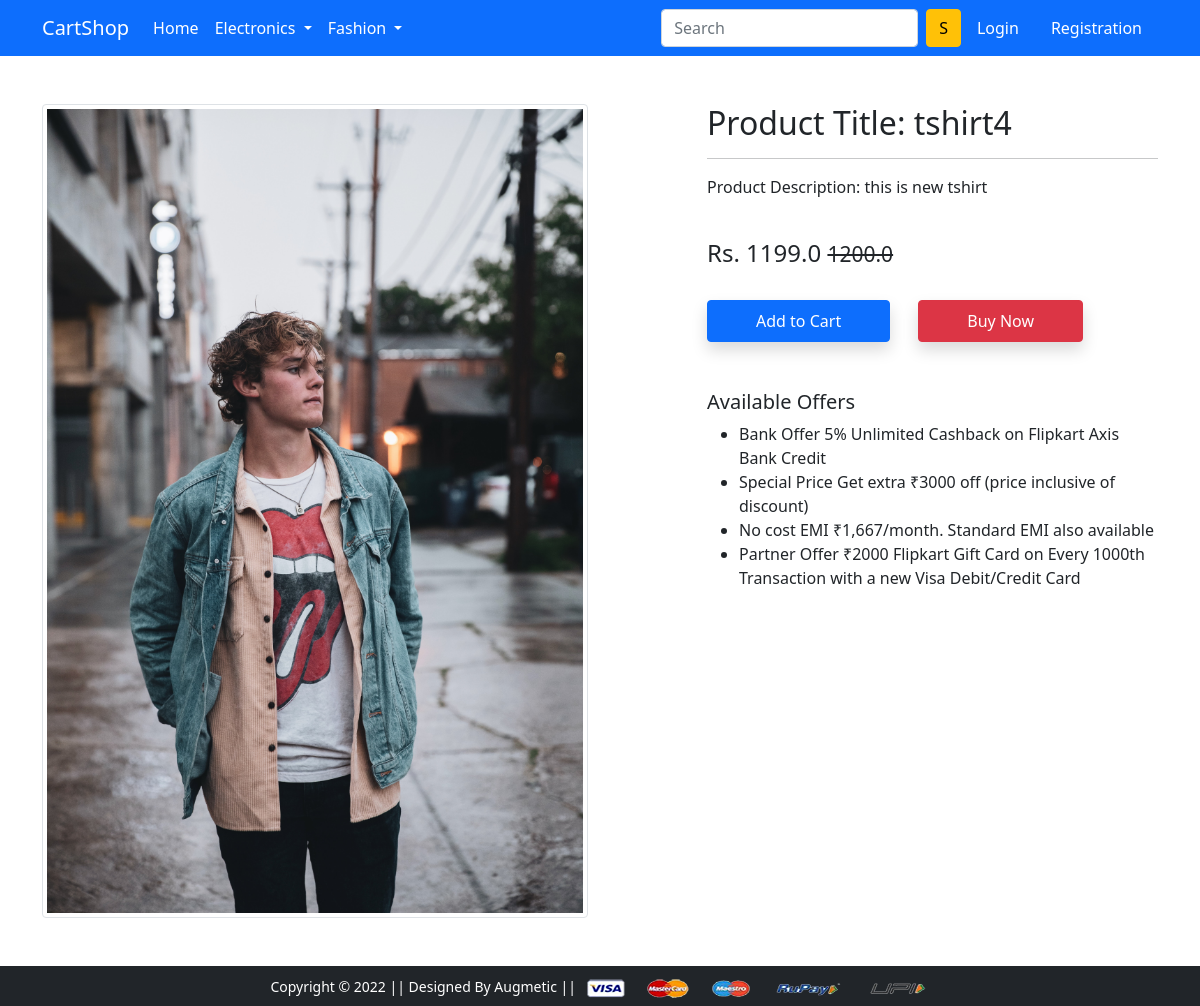
Page /product-detail/9 on the committed database.
### app/models.py (models this page shows, shortened)
class Product(models.Model):
    title = models.CharField(max_length=100)
    selling_price = models.FloatField()
    discounted_price = models.FloatField()
    description = models.TextField()
    brand = models.CharField(max_length=100)
    category = models.CharField(choices=CATEGORY_CHOICES,max_length=70)
    product_image = models.ImageField(upload_to='productimg')

### app/views.py (the view)
# urls.py: path('product-detail/<int:pk>', views.ProductDetailView.as_view(), name='product-detail'),
class ProductDetailView(View):
    def get(self,request, pk):
        productdetail = Product.objects.get(pk=pk)
        context = {'productdetail':productdetail}
        return render(request,'app/productdetail.html',context)

### app/templates/app/productdetail.html (shortened to what this page needs)
{% extends 'app/base.html' %}
{% load static %}
{% block main-content %}
<div class="container my-5">
 <div class="row">
  <div class="col-sm-6 text-center align-self-center">
   <img src="{{productdetail.product_image.url}}" alt="" class="img-fluid img-thumbnail">
  </div>
  <div class="col-sm-5 offset-sm-1">
   <h2>Product Title: {{productdetail.title}}</h2>
   <hr>
   <p>Product Description: {{productdetail.description}}</p> <br>
   <h4>Rs. {{productdetail.discounted_price}} <small class="fw-light text-decoration-line-through">{{productdetail.selling_price}}</small></h4> <br>
   <a href="{% url 'add-to-cart' %}" class="btn btn-primary shadow px-5 py-2">Add to Cart</a>
   <a href="{% url 'buy-now' %}" class="btn btn-danger shadow px-5 py-2 ms-4">Buy Now</a>
   <h5 class="mt-5">Available Offers</h5>
   <ul>
    <li>Bank Offer 5% Unlimited Cashback on Flipkart Axis Bank Credit</li>
    <li>Special Price Get extra ₹3000 off (price inclusive of discount)</li>
    <li>No cost EMI ₹1,667/month. Standard EMI also available</li>
    <li>Partner Offer ₹2000 Flipkart Gift Card on Every 1000th Transaction with a new Visa Debit/Credit Card</li>
   </ul>
  </div>
 </div>
</div>
{% endblock main-content %}

### rows in the picture
Product: product_image (picture), title "tshirt4", description "this is new tshirt", discounted_price "1199.0", selling_price "1200.0"
